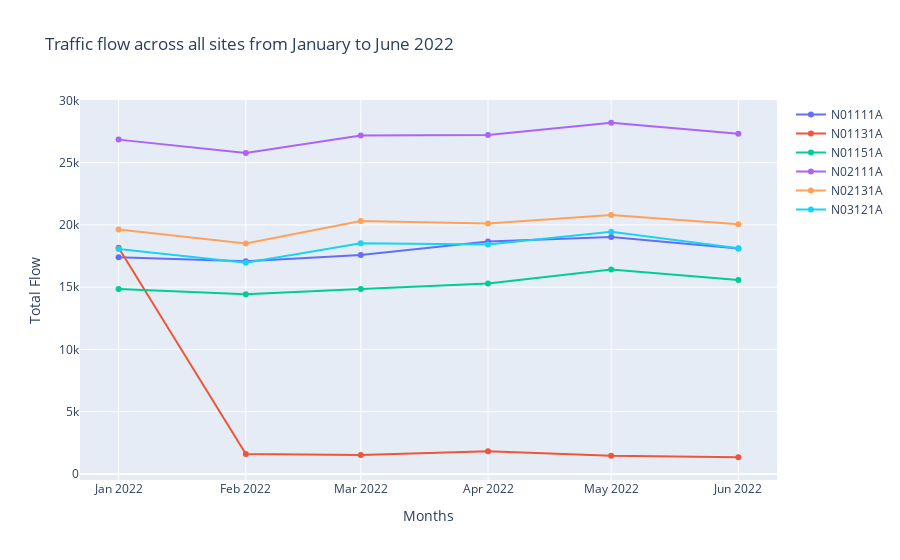

The notebook cell this image was saved under:
### Code cell
fig = go.Figure()

for site in unique_locations['site']:
    site_data = monthly_flow_grouped[monthly_flow_grouped['site'] == site]
    fig.add_trace(go.Scatter(
        x=site_data['year_month'].astype(dtype=str),
        y=site_data['normalized_flow'],
        name=site,
    ))

# Update layout
fig.update_layout(
    title='Traffic flow across all sites from January to June 2022',
    xaxis_title="Months",
    yaxis_title="Total Flow",
    showlegend=True
)

# Show the figure
fig.show()

### Figure 1 — Plotly figure (JSON) as saved in the notebook; plotly's stock layout.template omitted (floating-point values rounded to 4 significant figures)
{"data": [{"name": "N01111A", "type": "scatter", "x": ["2022-01", "2022-02", "2022-03", "2022-04", "2022-05", "2022-06"], "y": [17400.0, 17080.0, 17590.0, 18660.0, 19030.0, 18110.0]}, {"name": "N01131A", "type": "scatter", "x": ["2022-01", "2022-02", "2022-03", "2022-04", "2022-05", "2022-06"], "y": [18160.0, 1597.0, 1526.0, 1830.0, 1469.0, 1339.0]}, {"name": "N01151A", "type": "scatter", "x": ["2022-01", "2022-02", "2022-03", "2022-04", "2022-05", "2022-06"], "y": [14850.0, 14430.0, 14850.0, 15290.0, 16420.0, 15570.0]}, {"name": "N02111A", "type": "scatter", "x": ["2022-01", "2022-02", "2022-03", "2022-04", "2022-05", "2022-06"], "y": [26850.0, 25770.0, 27190.0, 27230.0, 28200.0, 27330.0]}, {"name": "N02131A", "type": "scatter", "x": ["2022-01", "2022-02", "2022-03", "2022-04", "2022-05", "2022-06"], "y": [19640.0, 18520.0, 20320.0, 20105, 20800.0, 20050.0]}, {"name": "N03121A", "type": "scatter", "x": ["2022-01", "2022-02", "2022-03", "2022-04", "2022-05", "2022-06"], "y": [18070.0, 16960.0, 18520.0, 18430.0, 19450.0, 18130.0]}], "layout": {"showlegend": true, "title": {"text": "Traffic flow across all sites from January to June 2022"}, "xaxis": {"title": {"text": "Months"}}, "yaxis": {"title": {"text": "Total Flow"}}}}
